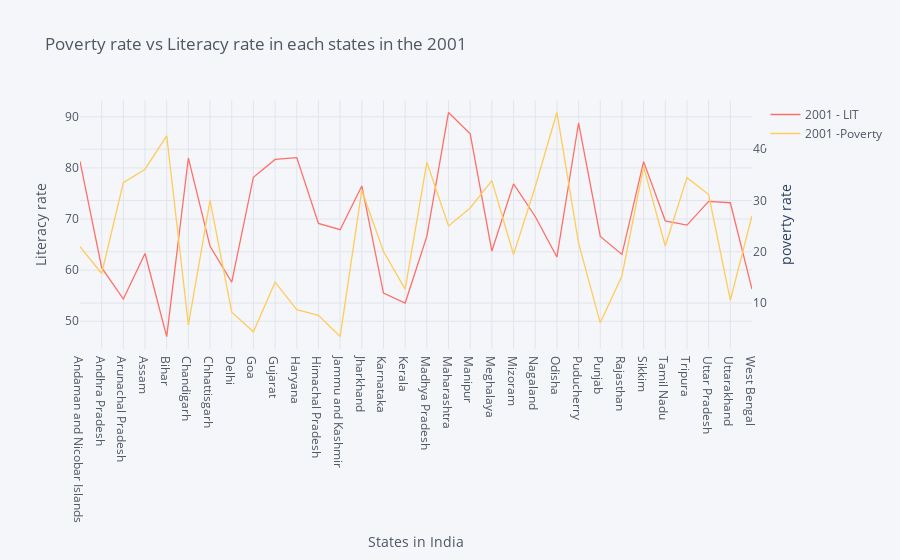

Source (notebook cell):
### Code cell
#plotting poverty rate vs literacy rate in the year 2001

pov_lit_rate_2001 = data[['States_Union Territories','2001 -Poverty','2001 - LIT']]

pov_lit_rate_2001.iplot(kind='line',x='States_Union Territories',y='2001 - LIT',secondary_y='2001 -Poverty',secondary_y_title='poverty rate',
                        colors=['#ff6f69','#ffcc5c'],title='Poverty rate vs Literacy rate in each states in the 2001',
                        xTitle='States in India',yTitle='Literacy rate')

### Figure 1 — Plotly figure (JSON) as saved in the notebook; plotly's stock layout.template omitted (floating-point values rounded to 4 significant figures)
{"data": [{"line": {"color": "rgba(255, 111, 105, 1.0)", "dash": "solid", "shape": "linear", "width": 1.3}, "mode": "lines", "name": "2001 - LIT", "text": "", "type": "scatter", "x": ["Andaman and Nicobar Islands", "Andhra Pradesh", "Arunachal Pradesh", "Assam", "Bihar", "Chandigarh", "Chhattisgarh", "Delhi", "Goa", "Gujarat", "Haryana", "Himachal Pradesh", "Jammu and Kashmir", "Jharkhand", "Karnataka", "Kerala", "Madhya Pradesh", "Maharashtra", "Manipur", "Meghalaya", "Mizoram", "Nagaland", "Odisha", "Puducherry", "Punjab", "Rajasthan", "Sikkim", "Tamil Nadu", "Tripura", "Uttar Pradesh", "Uttarakhand", "West Bengal"], "y": [81.3, 60.47, 54.34, 63.25, 47, 81.94, 64.66, 57.63, 78.18, 81.67, 82.01, 69.14, 67.91, 76.48, 55.52, 53.56, 66.6, 90.86, 86.66, 63.74, 76.88, 70.5, 62.56, 88.8, 66.59, 63.08, 81.24, 69.65, 68.81, 73.45, 73.19, 56.27]}, {"line": {"color": "rgba(255, 204, 92, 1.0)", "dash": "solid", "shape": "linear", "width": 1.3}, "mode": "lines", "name": "2001 -Poverty", "text": "", "type": "scatter", "x": ["Andaman and Nicobar Islands", "Andhra Pradesh", "Arunachal Pradesh", "Assam", "Bihar", "Chandigarh", "Chhattisgarh", "Delhi", "Goa", "Gujarat", "Haryana", "Himachal Pradesh", "Jammu and Kashmir", "Jharkhand", "Karnataka", "Kerala", "Madhya Pradesh", "Maharashtra", "Manipur", "Meghalaya", "Mizoram", "Nagaland", "Odisha", "Puducherry", "Punjab", "Rajasthan", "Sikkim", "Tamil Nadu", "Tripura", "Uttar Pradesh", "Uttarakhand", "West Bengal"], "xaxis": "x", "y": [20.99, 15.77, 33.47, 36.09, 42.6, 5.75, 30, 8.23, 4.4, 14.07, 8.74, 7.63, 3.48, 32, 20.04, 12.72, 37.43, 25.02, 28.54, 33.87, 19.47, 32.67, 47.15, 21.67, 6.16, 15.28, 36.55, 21.12, 34.44, 31.15, 10.56, 27.02], "yaxis": "y2"}], "layout": {"autosize": true, "legend": {"bgcolor": "#F5F6F9", "font": {"color": "#4D5663"}}, "paper_bgcolor": "#F5F6F9", "plot_bgcolor": "#F5F6F9", "title": {"font": {"color": "#4D5663"}, "text": "Poverty rate vs Literacy rate in each states in the 2001"}, "xaxis": {"autorange": true, "gridcolor": "#E1E5ED", "range": [0, 31], "showgrid": true, "tickfont": {"color": "#4D5663"}, "title": {"font": {"color": "#4D5663"}, "text": "States in India"}, "type": "category", "zerolinecolor": "#E1E5ED"}, "yaxis": {"autorange": true, "gridcolor": "#E1E5ED", "range": [44.56, 93.3], "showgrid": true, "tickfont": {"color": "#4D5663"}, "title": {"font": {"color": "#4D5663"}, "text": "Literacy rate"}, "type": "linear", "zerolinecolor": "#E1E5ED"}, "yaxis2": {"anchor": "x", "autorange": true, "gridcolor": "#E1E5ED", "overlaying": "y", "range": [1.054, 49.58], "showgrid": true, "side": "right", "tickfont": {"color": "#4D5663"}, "title": {"text": "poverty rate"}, "type": "linear", "zerolinecolor": "#E1E5ED"}}}
